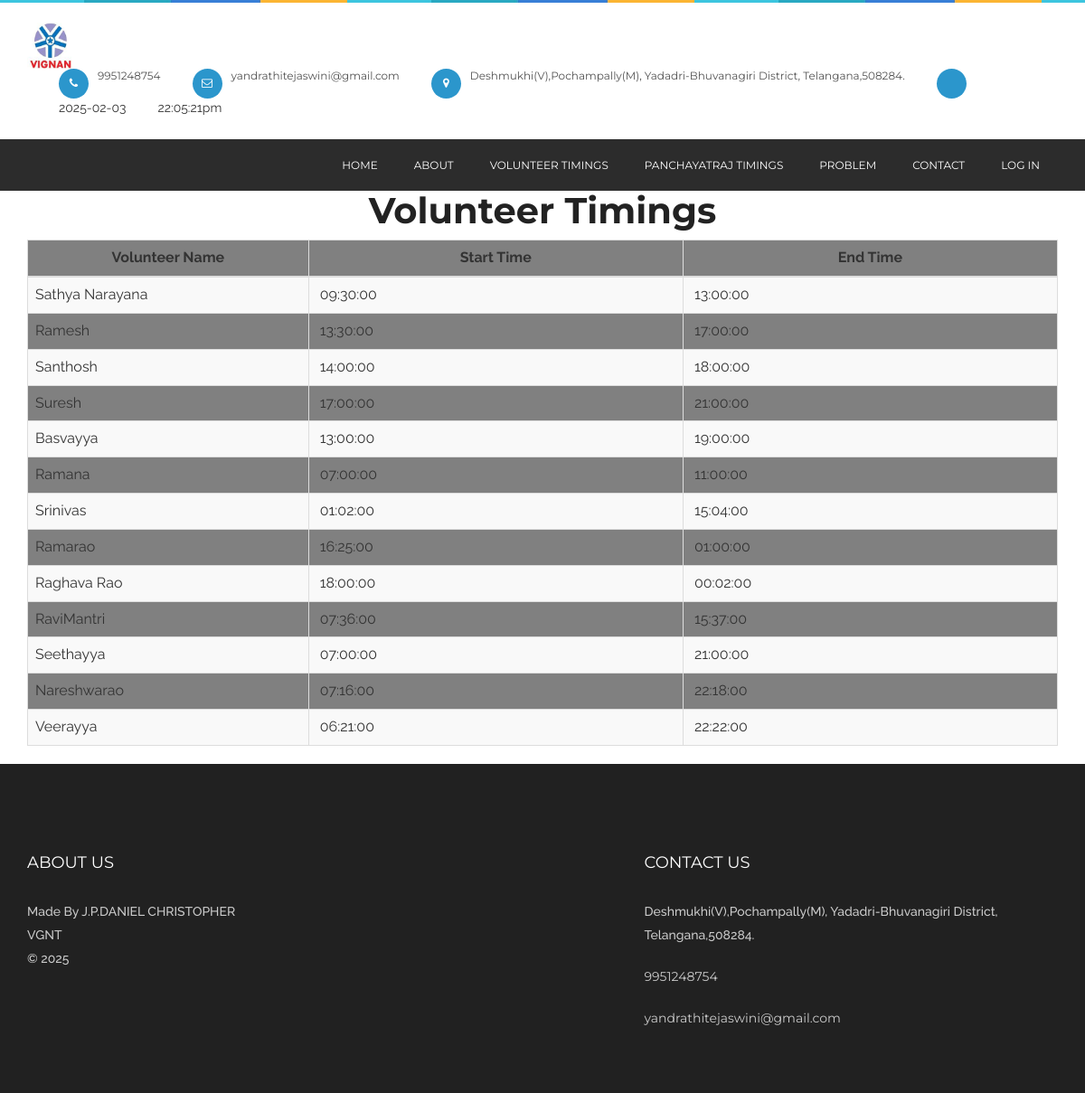
Screenshot of /volunteer_timings.php with the database file from the repository.
### tables this page shows
CREATE TABLE `volunteer_timings` (
  `volunteer_timings_id` int(10) NOT NULL,
  `volunteerid` int(10) NOT NULL,
  `start_time` time NOT NULL,
  `end_time` time NOT NULL,
  `status` varchar(10) NOT NULL
);

CREATE TABLE `volunteer` (
  `volunteerid` int(10) NOT NULL,
  `volunteername` varchar(50) NOT NULL,
  `mobileno` varchar(15) NOT NULL,
  `departmentid` int(10) NOT NULL,
  `loginid` varchar(25) NOT NULL,
  `password` varchar(25) NOT NULL,
  `status` varchar(10) NOT NULL
);

### volunteer_timings.php (the view)
<?php
include("header.php");
include("dbconnection.php");
?>
<div class="container-fluid">
  <div class="block-header">
    <h2 class="text-center">Volunteer Timings</h2>
  </div>
<div class="card">
  <section class="container">
    <table class="table table-bordered table-striped table-hover js-basic-example dataTable" style="background-color:#808080;">
      <thead>
        <tr>
          <th width="15%" height="36"><div align="center">Volunteer Name</div></th>
          <th width="20%"><div align="center">Start Time</div></th>
          <th width="20%"><div align="center">End Time</div></th>
        </tr>
      </thead>
      <tbody>
       <?php
       $sql ="SELECT * FROM volunteer INNER JOIN  volunteer_timings on volunteer.volunteerid=volunteer_timings.volunteerid";
       $qsql = mysqli_query($con,$sql);
       while($rs = mysqli_fetch_array($qsql))
       {
        echo "<tr>
        <td>$rs[volunteername]<br>
        <td>
         &nbsp;$rs[start_time]<br>
        </td>
        <td>
         &nbsp;$rs[end_time]</td>";
       }
      ?>
    </tbody>
  </table>
</section>
</div>
</div>
<?php
include("footer.php");
?>

### css/style.css (style rules this page uses)
* { margin: 0px; padding: 0px; }
body { background: #fff; font-weight: normal; position: relative; font-size: 14px; font-family: "Raleway", sans-serif; }
h1, h2, h3, h4, h5, h6 { font-weight: normal; color: #222222; font-family: "Montserrat", sans-serif; }
h2 { font-size: 40px; font-weight: bold; }
section { position: relative; width: 100%; background: #fff; }

### rows the page displays
volunteer_timings: volunteerid.volunteername "Sathya Narayana", start_time "09:30:00", end_time "13:00:00"
volunteer_timings: volunteerid.volunteername "Ramesh", start_time "13:30:00", end_time "17:00:00"
volunteer_timings: volunteerid.volunteername "Santhosh", start_time "14:00:00", end_time "18:00:00"
volunteer_timings: volunteerid.volunteername "Suresh", start_time "17:00:00", end_time "21:00:00"
volunteer_timings: volunteerid.volunteername "Basvayya", start_time "13:00:00", end_time "19:00:00"
volunteer_timings: volunteerid.volunteername "Ramana", start_time "07:00:00", end_time "11:00:00"
volunteer_timings: volunteerid.volunteername "Srinivas", start_time "01:02:00", end_time "15:04:00"
volunteer_timings: volunteerid.volunteername "Ramarao", start_time "16:25:00", end_time "01:00:00"
volunteer_timings: volunteerid.volunteername "Raghava Rao", start_time "18:00:00", end_time "00:02:00"
volunteer_timings: volunteerid.volunteername "RaviMantri", start_time "07:36:00", end_time "15:37:00"
volunteer_timings: volunteerid.volunteername "Seethayya", start_time "07:00:00", end_time "21:00:00"
volunteer_timings: volunteerid.volunteername "Nareshwarao", start_time "07:16:00", end_time "22:18:00"
volunteer_timings: volunteerid.volunteername "Veerayya", start_time "06:21:00", end_time "22:22:00"
